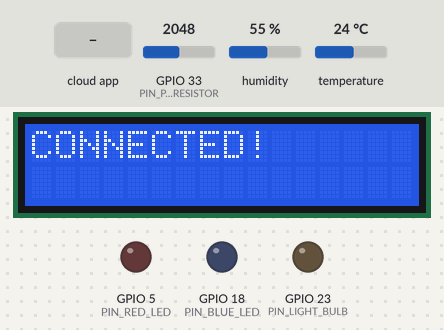
Simulated run of this sketch. Board: ESP32. Parts: 16×2 character LCD, output pins drawn as LEDs (lit = HIGH). The test bench sets the inputs (shaded band); at power-on: GPIO 33 (PIN_PHOTORESISTOR) = 2048, humidity 55 %, temperature 24 °C. WiFi joins after 1.5 s; servers stay silent unless stated; what the sketch prints to the serial monitor is not drawn.

Above: at 3.8 s.
6.5 s: GPIO 33 (PIN_PHOTORESISTOR) set to 107
13.0 s: GPIO 33 (PIN_PHOTORESISTOR) set to 93
At 20.8 s:
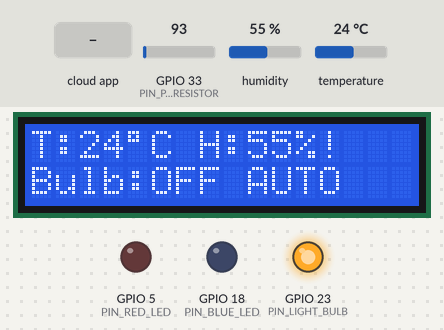
23.3 s: the phone or cloud app sets automatic to 1
At 24.7 s:
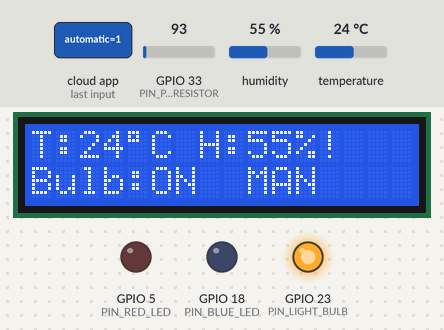
33.5 s: humidity set to 59 %
At 42.8 s:
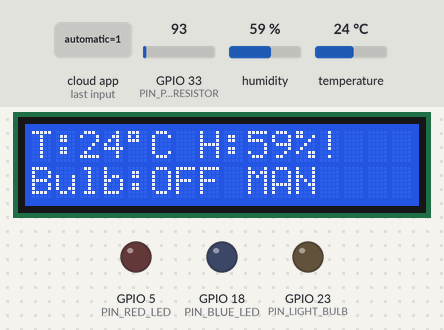
43.7 s: humidity set to 62 %
At 51.0 s:
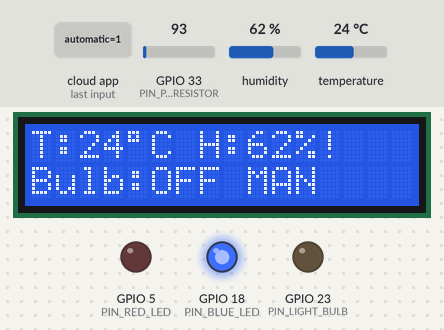
51.9 s: the phone or cloud app sets led to 1
At 62.0 s:
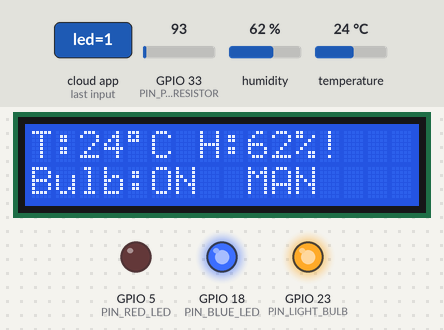
Timing chart, 0 to 63.1 s (numbered marks = the images above; inputs shaded):
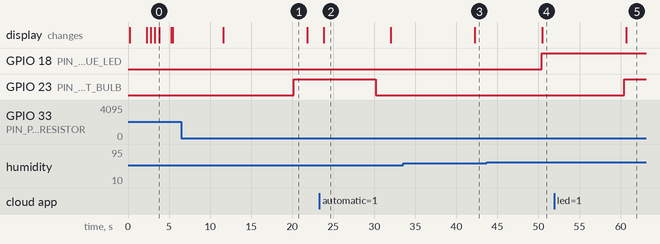

The sketch:

farm-automation-firmware.ino
```cpp
/*
 * Farm Automation System - Main Firmware
 *
 * Group 5 - Lambda
 * Farm Automation System for Small-Scale Enclosed Farms
 *
 * Description:
 *   An IoT-based farm automation system using ESP32 that monitors
 *   temperature, humidity, and light levels. It provides automatic
 *   and manual control of lighting, with real-time data displayed
 *   on an LCD and uploaded to Adafruit IO cloud dashboard.
 *
 * Hardware:
 *   - ESP32 Development Board
 *   - DHT11 Temperature & Humidity Sensor
 *   - Photoresistor (LDR) for light detection
 *   - Red LED (warning indicator)
 *   - Blue LED (cool condition indicator)
 *   - Light Bulb with relay (grow light)
 *   - 16x2 I2C LCD Display
 *
 * Features:
 *   - Real-time temperature, humidity, and luminance monitoring
 *   - Automatic light control based on ambient light levels
 *   - Manual light override via Adafruit IO dashboard
 *   - Visual LED indicators for environmental conditions
 *   - LCD display with sensor readings and system status
 *   - Auto-reconnection to WiFi and Adafruit IO
 *   - Sensor error handling with retry logic
 *   - Non-blocking timing for responsive operation
 *
 * Version: 2.0.0
 * Last Updated: 2026-09-21
 */

// ============================================================================
// INCLUDES
// ============================================================================
#include "config.h"
#include "AdafruitIO_WiFi.h"
#include <Adafruit_Sensor.h>
#include <DHT.h>
#include <DHT_U.h>
#include <LiquidCrystal_I2C.h>
#include <Wire.h>

// ============================================================================
// AIRLIFT / SPI WIFI SUPPORT
// ============================================================================
#if defined(USE_AIRLIFT) || defined(ADAFRUIT_METRO_M4_AIRLIFT_LITE) || \
    defined(ADAFRUIT_PYPORTAL)
  #if !defined(SPIWIFI_SS)
    #define SPIWIFI     SPI
    #define SPIWIFI_SS  10
    #define NINA_ACK    9
    #define NINA_RESETN 6
    #define NINA_GPIO0  -1
  #endif
  AdafruitIO_WiFi io(IO_USERNAME, IO_KEY, WIFI_SSID, WIFI_PASS,
                     SPIWIFI_SS, NINA_ACK, NINA_RESETN, NINA_GPIO0, &SPIWIFI);
#else
  AdafruitIO_WiFi io(IO_USERNAME, IO_KEY, WIFI_SSID, WIFI_PASS);
#endif

// ============================================================================
// GLOBAL OBJECTS
// ============================================================================
DHT_Unified dht(PIN_DHT_SENSOR, DHT_TYPE);
LiquidCrystal_I2C lcd(LCD_I2C_ADDRESS, LCD_COLUMNS, LCD_ROWS);

// ============================================================================
// ADAFRUIT IO FEEDS
// ============================================================================
AdafruitIO_Feed *feedTemperature = io.feed(FEED_TEMPERATURE);
AdafruitIO_Feed *feedHumidity    = io.feed(FEED_HUMIDITY);
AdafruitIO_Feed *feedLuminance   = io.feed(FEED_LUMINANCE);
AdafruitIO_Feed *feedLed         = io.feed(FEED_LED);
AdafruitIO_Feed *feedAutomatic   = io.feed(FEED_AUTOMATIC);

// ============================================================================
// STATE VARIABLES
// ============================================================================
// Control mode: 0 = automatic, 1 = manual
volatile int controlMode = 0;

// Manual bulb state: 0 = off, 1 = on
volatile int manualBulbState = 0;

// Sensor data
float currentTemperature = NAN;
float currentHumidity    = NAN;
int   currentLuminance   = 0;

// Bulb state
bool bulbIsOn = false;

// Custom LCD characters
byte thermometerIcon[8] = {
  0b00100,
  0b01010,
  0b01010,
  0b01010,
  0b01110,
  0b11111,
  0b11111,
  0b01110
};

byte waterDropIcon[8] = {
  0b00100,
  0b00100,
  0b01010,
  0b01010,
  0b10001,
  0b10001,
  0b10001,
  0b01110
};

byte sunIcon[8] = {
  0b00000,
  0b10101,
  0b01110,
  0b11111,
  0b01110,
  0b10101,
  0b00000,
  0b00000
};

// ============================================================================
// TIMING VARIABLES
// ============================================================================
unsigned long lastSensorRead = 0;
unsigned long lastLcdUpdate  = 0;
unsigned long lastCloudPush  = 0;

// Connection state
bool isConnected = false;
bool lcdInitialized = false;

// ============================================================================
// FUNCTION PROTOTYPES
// ============================================================================
void initializePins();
void initializeLcd();
void initializeSensors();
void connectToCloud();
void readSensors();
void updateLeds();
void updateBulb();
void updateDisplay();
void pushDataToCloud();
void handleConnectionLoss();
float readTemperature();
float readHumidity();
int readLuminance();
void printLcdLine(int row, const char* text);
void showSplashScreen();
void showStatus(const char* line1, const char* line2 = "");

// Adafruit IO message handlers
void handleLedMessage(AdafruitIO_Data *data);
void handleAutomaticMessage(AdafruitIO_Data *data);

// ============================================================================
// SETUP
// ============================================================================
void setup() {
  // Initialize serial for debugging (optional, won't block if no USB)
  Serial.begin(115200);
  delay(100);
  Serial.println();
  Serial.println(F("========================================"));
  Serial.println(F("  Farm Automation System v2.0.0"));
  Serial.println(F("  Group 5 - Lambda"));
  Serial.println(F("========================================"));
  Serial.println();

  // Initialize hardware
  initializePins();
  initializeLcd();
  initializeSensors();

  // Show splash screen
  showSplashScreen();
  delay(2000);

  // Connect to Adafruit IO
  connectToCloud();

  Serial.println(F("Setup complete. Entering main loop."));
}

// ============================================================================
// MAIN LOOP
// ============================================================================
void loop() {
  unsigned long currentMillis = millis();

  // Check and maintain connection
  if (io.status() < AIO_CONNECTED) {
    handleConnectionLoss();
    return;
  }

  // Run Adafruit IO client
  io.run();

  // Read sensors at defined interval
  if (currentMillis - lastSensorRead >= SENSOR_READ_INTERVAL) {
    lastSensorRead = currentMillis;
    readSensors();
    updateLeds();
    updateBulb();
  }

  // Update LCD at defined interval
  if (currentMillis - lastLcdUpdate >= LCD_UPDATE_INTERVAL) {
    lastLcdUpdate = currentMillis;
    updateDisplay();
  }

  // Push data to cloud at defined interval (same as sensor read)
  if (currentMillis - lastCloudPush >= SENSOR_READ_INTERVAL) {
    lastCloudPush = currentMillis;
    pushDataToCloud();
  }
}

// ============================================================================
// INITIALIZATION FUNCTIONS
// ============================================================================

/**
 * Initialize all GPIO pins
 */
void initializePins() {
  Serial.println(F("Initializing pins..."));

  pinMode(PIN_RED_LED, OUTPUT);
  pinMode(PIN_BLUE_LED, OUTPUT);
  pinMode(PIN_LIGHT_BULB, OUTPUT);
  pinMode(PIN_PHOTORESISTOR, INPUT);

  // Ensure all outputs start OFF
  digitalWrite(PIN_RED_LED, LOW);
  digitalWrite(PIN_BLUE_LED, LOW);
  digitalWrite(PIN_LIGHT_BULB, LOW);

  Serial.println(F("Pins initialized."));
}

/**
 * Initialize the LCD display
 */
void initializeLcd() {
  Serial.println(F("Initializing LCD..."));

  Wire.begin();
  lcd.init();
  lcd.backlight();
  lcd.clear();
  lcdInitialized = true;

  // Create custom characters
  lcd.createChar(0, thermometerIcon);
  lcd.createChar(1, waterDropIcon);
  lcd.createChar(2, sunIcon);

  Serial.println(F("LCD initialized."));
}

/**
 * Initialize the DHT sensor
 */
void initializeSensors() {
  Serial.println(F("Initializing DHT sensor..."));

  dht.begin();

  // Print sensor details (for debugging)
  sensor_t sensor;
  dht.temperature().getSensor(&sensor);
  Serial.print(F("Temperature sensor: "));
  Serial.println(sensor.name);
  Serial.print(F("  Max value: "));
  Serial.print(sensor.max_value);
  Serial.println(F("°C"));

  dht.humidity().getSensor(&sensor);
  Serial.print(F("Humidity sensor: "));
  Serial.println(sensor.name);
  Serial.print(F("  Max value: "));
  Serial.print(sensor.max_value);
  Serial.println(F("%"));

  Serial.println(F("Sensors initialized."));
}

// ============================================================================
// CONNECTION FUNCTIONS
// ============================================================================

/**
 * Connect to WiFi and Adafruit IO
 */
void connectToCloud() {
  Serial.println(F("Connecting to Adafruit IO..."));
  showStatus("Connecting to", "Adafruit IO...");

  lcd.setCursor(0, 1);

  // Register message handlers BEFORE connecting
  feedLed->onMessage(handleLedMessage);
  feedAutomatic->onMessage(handleAutomaticMessage);

  // Start connection
  io.connect();

  unsigned long connectStart = millis();
  int dotCount = 0;

  // Wait for connection with progress dots
  while (io.status() < AIO_CONNECTED) {
    // Show progress dots on LCD
    lcd.setCursor(dotCount, 1);
    lcd.print(".");
    dotCount++;
    if (dotCount >= LCD_COLUMNS) {
      lcd.setCursor(0, 1);
      lcd.print("                "); // Clear line
      dotCount = 0;
    }

    // Read light sensor while connecting (responsive)
    int lux = analogRead(PIN_PHOTORESISTOR);
    if (lux <= LUX_DARK_THRESHOLD) {
      digitalWrite(PIN_LIGHT_BULB, HIGH);
    } else {
      digitalWrite(PIN_LIGHT_BULB, LOW);
    }

    // Check for timeout
    if (millis() - connectStart > WIFI_CONNECT_TIMEOUT) {
      Serial.println(F("Connection timeout! Will retry..."));
      showStatus("Connection", "Timeout! Retry..");
      delay(RECONNECT_DELAY);
      io.connect();
      connectStart = millis();
      dotCount = 0;
      lcd.setCursor(0, 1);
      lcd.print("                ");
    }

    delay(500);
  }

  // Connection successful
  isConnected = true;
  Serial.println(F("Connected to Adafruit IO!"));
  showStatus("CONNECTED!", "");
  delay(1500);

  // Fetch current feed values
  feedLed->get();
  feedAutomatic->get();

  lcd.clear();
}

/**
 * Handle connection loss and attempt reconnection
 */
void handleConnectionLoss() {
  if (isConnected) {
    Serial.println(F("Connection lost!"));
    isConnected = false;
  }

  showStatus("DISCONNECTED!", "Reconnecting...");
  Serial.println(F("Attempting reconnection..."));

  delay(RECONNECT_DELAY);
  connectToCloud();
}

// ============================================================================
// SENSOR READING FUNCTIONS
// ============================================================================

/**
 * Read all sensors and update global state
 */
void readSensors() {
  float temp = readTemperature();
  float hum  = readHumidity();
  int lux    = readLuminance();

  // Only update if we got valid readings
  if (!isnan(temp)) {
    currentTemperature = temp;
  } else {
    Serial.println(F("WARNING: Temperature reading failed, keeping last value"));
  }

  if (!isnan(hum)) {
    currentHumidity = hum;
  } else {
    Serial.println(F("WARNING: Humidity reading failed, keeping last value"));
  }

  currentLuminance = lux;

  // Print to serial for debugging
  Serial.print(F("T: "));
  Serial.print(currentTemperature);
  Serial.print(F("°C | H: "));
  Serial.print(currentHumidity);
  Serial.print(F("% | L: "));
  Serial.print(currentLuminance);
  Serial.print(F(" | Mode: "));
  Serial.println(controlMode == 0 ? "AUTO" : "MANUAL");
}

/**
 * Read temperature with retry logic
 * Returns NAN if all attempts fail
 */
float readTemperature() {
  for (int attempt = 0; attempt < SENSOR_READ_RETRIES; attempt++) {
    sensors_event_t event;
    dht.temperature().getEvent(&event);

    if (!isnan(event.temperature)) {
      return event.temperature;
    }

    Serial.print(F("Temp read attempt "));
    Serial.print(attempt + 1);
    Serial.println(F(" failed"));
    delay(SENSOR_RETRY_DELAY);
  }
  return NAN;
}

/**
 * Read humidity with retry logic
 * Returns NAN if all attempts fail
 */
float readHumidity() {
  for (int attempt = 0; attempt < SENSOR_READ_RETRIES; attempt++) {
    sensors_event_t event;
    dht.humidity().getEvent(&event);

    if (!isnan(event.relative_humidity)) {
      return event.relative_humidity;
    }

    Serial.print(F("Humidity read attempt "));
    Serial.print(attempt + 1);
    Serial.println(F(" failed"));
    delay(SENSOR_RETRY_DELAY);
  }
  return NAN;
}

/**
 * Read luminance from photoresistor
 * ESP32 ADC is 12-bit (0-4095)
 */
int readLuminance() {
  // Take multiple readings and average for stability
  long sum = 0;
  const int samples = 5;
  for (int i = 0; i < samples; i++) {
    sum += analogRead(PIN_PHOTORESISTOR);
    delay(10);
  }
  return (int)(sum / samples);
}

// ============================================================================
// CONTROL FUNCTIONS
// ============================================================================

/**
 * Update LED indicators based on current conditions
 *
 * Red LED ON:  Hot & Dry (high temp, low humidity)
 * Blue LED ON: Cool & Humid (low temp, high humidity)
 * Both OFF:    Comfortable range
 */
void updateLeds() {
  // Guard against invalid sensor data
  if (isnan(currentTemperature) || isnan(currentHumidity)) {
    digitalWrite(PIN_RED_LED, LOW);
    digitalWrite(PIN_BLUE_LED, LOW);
    return;
  }

  bool isHotAndDry = (currentTemperature > TEMP_HIGH_THRESHOLD) &&
                     (currentHumidity < HUMID_LOW_THRESHOLD);

  bool isCoolAndHumid = (currentTemperature < TEMP_LOW_THRESHOLD) &&
                        (currentHumidity > HUMID_HIGH_THRESHOLD);

  if (isHotAndDry) {
    // Warning: Too hot and too dry
    digitalWrite(PIN_RED_LED, HIGH);
    digitalWrite(PIN_BLUE_LED, LOW);
  } else if (isCoolAndHumid) {
    // Cool and humid conditions
    digitalWrite(PIN_RED_LED, LOW);
    digitalWrite(PIN_BLUE_LED, HIGH);
  } else {
    // Comfortable range
    digitalWrite(PIN_RED_LED, LOW);
    digitalWrite(PIN_BLUE_LED, LOW);
  }
}

/**
 * Update light bulb based on control mode
 *
 * Automatic mode: Bulb follows light sensor (ON when dark)
 * Manual mode: Bulb follows manual command from Adafruit IO
 */
void updateBulb() {
  bool shouldTurnOn = false;

  if (controlMode == 0) {
    // AUTOMATIC MODE
    if (currentLuminance <= LUX_DARK_THRESHOLD) {
      shouldTurnOn = true;
    } else {
      shouldTurnOn = false;
    }
  } else {
    // MANUAL MODE
    shouldTurnOn = (manualBulbState == 1);
  }

  // Update bulb state
  if (shouldTurnOn) {
    digitalWrite(PIN_LIGHT_BULB, HIGH);
    bulbIsOn = true;
  } else {
    digitalWrite(PIN_LIGHT_BULB, LOW);
    bulbIsOn = false;
  }
}

// ============================================================================
// DISPLAY FUNCTIONS
// ============================================================================

/**
 * Update the LCD with current sensor readings and status
 *
 * Line 1: Temperature and Humidity
 * Line 2: Bulb status and control mode
 */
void updateDisplay() {
  if (!lcdInitialized) return;

  char line1[LCD_COLUMNS + 1];
  char line2[LCD_COLUMNS + 1];

  // Line 1: Temperature and Humidity
  if (isnan(currentTemperature) || isnan(currentHumidity)) {
    snprintf(line1, sizeof(line1), "Sensor Error!   ");
  } else {
    // Format: T:XX*C H:XX%
    snprintf(line1, sizeof(line1), "T:%2.0f" "\xDF" "C H:%2.0f%%",
             currentTemperature, currentHumidity);
  }

  // Line 2: Bulb status and mode
  // Format: Bulb:ON  AUTO
  const char* bulbStr = bulbIsOn ? "ON " : "OFF";
  const char* modeStr = (controlMode == 0) ? "AUTO" : "MAN ";

  snprintf(line2, sizeof(line2), "Bulb:%-3s %4s", bulbStr, modeStr);

  // Write to LCD
  lcd.setCursor(0, 0);
  lcd.print(line1);
  lcd.setCursor(0, 1);
  lcd.print(line2);
}

/**
 * Show a two-line status message on LCD
 */
void showStatus(const char* line1, const char* line2) {
  if (!lcdInitialized) return;

  lcd.clear();
  lcd.setCursor(0, 0);
  lcd.print(line1);
  lcd.setCursor(0, 1);
  lcd.print(line2);
}

/**
 * Show splash screen on startup
 */
void showSplashScreen() {
  if (!lcdInitialized) return;

  lcd.clear();
  lcd.setCursor(0, 0);
  lcd.print("Farm Automation");
  lcd.setCursor(0, 1);
  lcd.print("Group 5 v2.0.0");
}

// ============================================================================
// CLOUD COMMUNICATION
// ============================================================================

/**
 * Push current sensor data to Adafruit IO
 */
void pushDataToCloud() {
  if (!isConnected) return;

  // Only push valid data
  if (!isnan(currentTemperature)) {
    feedTemperature->save(currentTemperature);
  }

  if (!isnan(currentHumidity)) {
    feedHumidity->save(currentHumidity);
  }

  feedLuminance->save(currentLuminance);
}

// ============================================================================
// ADAFRUIT IO MESSAGE HANDLERS
// ============================================================================

/**
 * Handle LED feed messages from Adafruit IO
 * Controls the manual bulb on/off state
 */
void handleLedMessage(AdafruitIO_Data *data) {
  Serial.print(F("LED command received: "));
  Serial.println(data->toString());

  if (data->toPinLevel() == HIGH) {
    manualBulbState = 1;
  } else {
    manualBulbState = 0;
  }
}

/**
 * Handle Automatic/Manual mode toggle from Adafruit IO
 */
void handleAutomaticMessage(AdafruitIO_Data *data) {
  Serial.print(F("Mode command received: "));
  Serial.println(data->toString());

  if (data->toPinLevel() == HIGH) {
    controlMode = 1;  // Manual mode
    Serial.println(F("Switched to MANUAL mode"));
  } else {
    controlMode = 0;  // Automatic mode
    Serial.println(F("Switched to AUTOMATIC mode"));
  }
}
```

Source omitted: config.h (4056 bytes)

Measured:
- the behaviour switches between 101 and 100 on GPIO 33 (PIN_PHOTORESISTOR) (found by bisection; images 0 and 1)
- the behaviour switches between 60 and 61 % on humidity (found by bisection; images 3 and 4)
- after the input at 13.0 s, GPIO 23 (PIN_LIGHT_BULB): LOW → HIGH after 7.2 s
- after the input at 23.3 s, GPIO 23 (PIN_LIGHT_BULB): HIGH → LOW after 6.9 s; the display: changes after 0.54 s (image 2)
- after the input at 33.5 s, the display: changes after 8.8 s (image 3)
- after the input at 43.7 s, GPIO 18 (PIN_BLUE_LED): LOW → HIGH after 6.7 s; the display: changes after 6.7 s (image 4)
- after the input at 51.9 s, GPIO 23 (PIN_LIGHT_BULB): LOW → HIGH after 8.5 s; the display: changes after 8.8 s (image 5)
